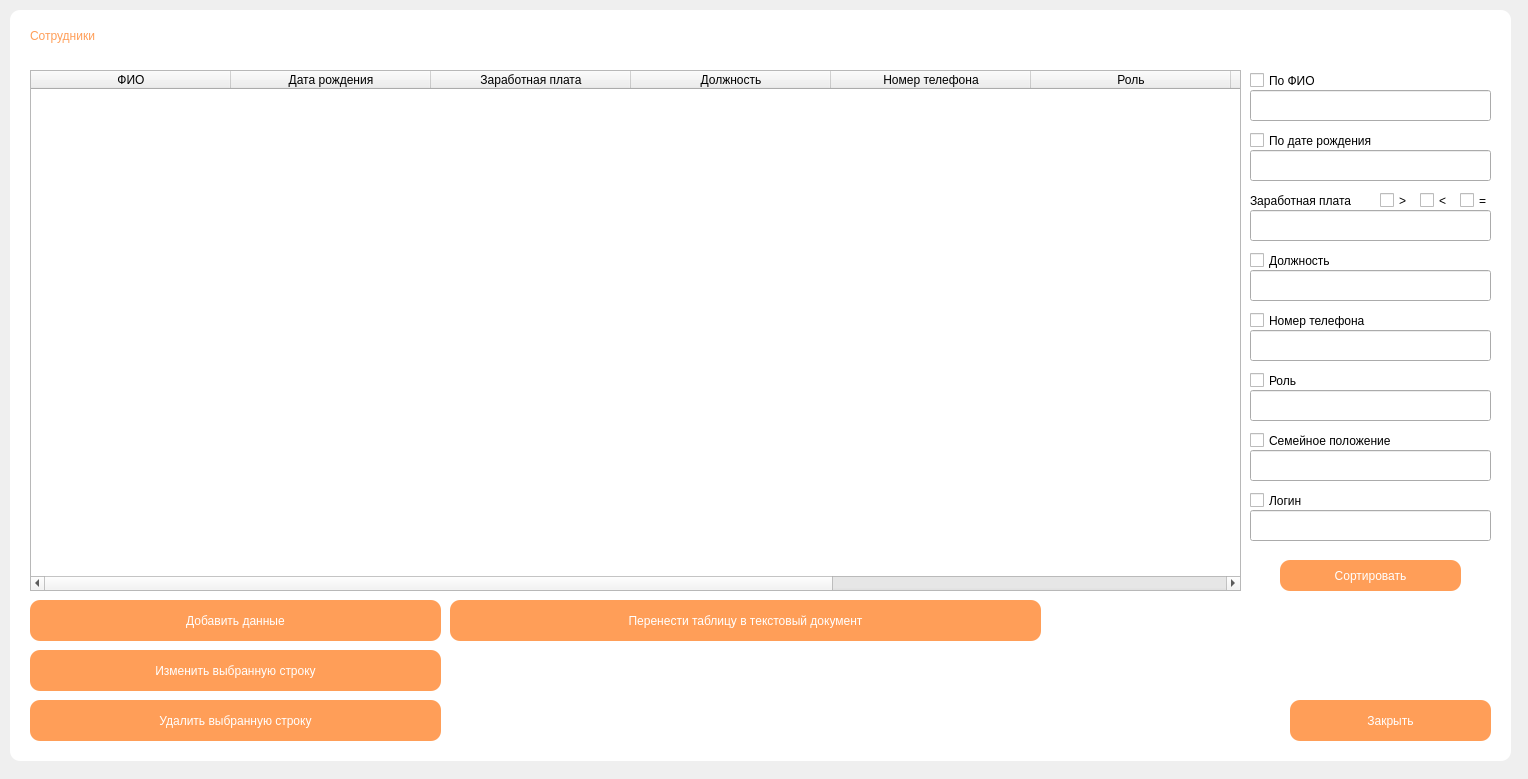
<?xml version="1.0" encoding="UTF-8"?>
<ui version="4.0">
 <class>Form011</class>
 <widget class="QWidget" name="Form011">
  <property name="geometry">
   <rect>
    <x>0</x>
    <y>0</y>
    <width>1528</width>
    <height>779</height>
   </rect>
  </property>
  <property name="windowTitle">
   <string>Работники</string>
  </property>
  <widget class="QLabel" name="label_20">
   <property name="geometry">
    <rect>
     <x>10</x>
     <y>10</y>
     <width>1501</width>
     <height>751</height>
    </rect>
   </property>
   <property name="styleSheet">
    <string notr="true">border-radius: 10px;
background-color: rgb(255, 255, 255);</string>
   </property>
   <property name="text">
    <string/>
   </property>
  </widget>
  <widget class="QTableWidget" name="tableWidget">
   <property name="geometry">
    <rect>
     <x>30</x>
     <y>70</y>
     <width>1211</width>
     <height>521</height>
    </rect>
   </property>
   <property name="maximumSize">
    <size>
     <width>16777215</width>
     <height>16777215</height>
    </size>
   </property>
   <property name="alternatingRowColors">
    <bool>false</bool>
   </property>
   <property name="verticalScrollMode">
    <enum>QAbstractItemView::ScrollPerPixel</enum>
   </property>
   <property name="gridStyle">
    <enum>Qt::SolidLine</enum>
   </property>
   <property name="sortingEnabled">
    <bool>true</bool>
   </property>
   <attribute name="horizontalHeaderCascadingSectionResizes">
    <bool>false</bool>
   </attribute>
   <attribute name="horizontalHeaderDefaultSectionSize">
    <number>200</number>
   </attribute>
   <attribute name="horizontalHeaderMinimumSectionSize">
    <number>39</number>
   </attribute>
   <attribute name="verticalHeaderShowSortIndicator" stdset="0">
    <bool>false</bool>
   </attribute>
   <column>
    <property name="text">
     <string>ФИО</string>
    </property>
   </column>
   <column>
    <property name="text">
     <string>Дата рождения</string>
    </property>
   </column>
   <column>
    <property name="text">
     <string>Заработная плата</string>
    </property>
   </column>
   <column>
    <property name="text">
     <string>Должность</string>
    </property>
   </column>
   <column>
    <property name="text">
     <string>Номер телефона</string>
    </property>
   </column>
   <column>
    <property name="text">
     <string>Роль</string>
    </property>
   </column>
   <column>
    <property name="text">
     <string>Адрес</string>
    </property>
   </column>
   <column>
    <property name="text">
     <string>Семейное положение</string>
    </property>
   </column>
   <column>
    <property name="text">
     <string>Логин</string>
    </property>
   </column>
  </widget>
  <widget class="QLabel" name="label_4">
   <property name="geometry">
    <rect>
     <x>30</x>
     <y>10</y>
     <width>201</width>
     <height>51</height>
    </rect>
   </property>
   <property name="styleSheet">
    <string notr="true">font: 25pt &quot;Century Gothic&quot;;
background-color: qlineargradient(spread:pad, x1:0, y1:0, x2:1, y2:0, stop:0 rgba(0, 0, 0, 0), stop:1 rgba(255, 255, 255, 0));
color: rgb(255, 158, 88);</string>
   </property>
   <property name="text">
    <string>Сотрудники</string>
   </property>
  </widget>
  <widget class="QPushButton" name="pushButton_5">
   <property name="geometry">
    <rect>
     <x>30</x>
     <y>700</y>
     <width>411</width>
     <height>41</height>
    </rect>
   </property>
   <property name="styleSheet">
    <string notr="true">font: 20pt &quot;Century Gothic&quot;;
color: rgb(255, 255, 255);
border-width: 50px;
border-radius: 10px;
background-color: rgb(255, 158, 88);</string>
   </property>
   <property name="text">
    <string>Удалить выбранную строку</string>
   </property>
  </widget>
  <widget class="QPushButton" name="pushButton_4">
   <property name="geometry">
    <rect>
     <x>30</x>
     <y>650</y>
     <width>411</width>
     <height>41</height>
    </rect>
   </property>
   <property name="styleSheet">
    <string notr="true">font: 20pt &quot;Century Gothic&quot;;
color: rgb(255, 255, 255);
border-width: 50px;
border-radius: 10px;
background-color: rgb(255, 158, 88);</string>
   </property>
   <property name="text">
    <string>Изменить выбранную строку</string>
   </property>
  </widget>
  <widget class="QPushButton" name="pushButton_3">
   <property name="geometry">
    <rect>
     <x>30</x>
     <y>600</y>
     <width>411</width>
     <height>41</height>
    </rect>
   </property>
   <property name="styleSheet">
    <string notr="true">font: 20pt &quot;Century Gothic&quot;;
color: rgb(255, 255, 255);
border-width: 50px;
border-radius: 10px;
background-color: rgb(255, 158, 88);</string>
   </property>
   <property name="text">
    <string>Добавить данные</string>
   </property>
  </widget>
  <widget class="QCheckBox" name="checkBox_2">
   <property name="geometry">
    <rect>
     <x>1250</x>
     <y>120</y>
     <width>141</width>
     <height>41</height>
    </rect>
   </property>
   <property name="styleSheet">
    <string notr="true">font: 10pt &quot;Century Gothic&quot;;</string>
   </property>
   <property name="text">
    <string>По дате рождения</string>
   </property>
  </widget>
  <widget class="QCheckBox" name="checkBox">
   <property name="geometry">
    <rect>
     <x>1250</x>
     <y>60</y>
     <width>141</width>
     <height>41</height>
    </rect>
   </property>
   <property name="styleSheet">
    <string notr="true">font: 10pt &quot;Century Gothic&quot;;</string>
   </property>
   <property name="text">
    <string>По ФИО</string>
   </property>
  </widget>
  <widget class="QLineEdit" name="lineEdit">
   <property name="geometry">
    <rect>
     <x>1250</x>
     <y>90</y>
     <width>241</width>
     <height>31</height>
    </rect>
   </property>
   <property name="styleSheet">
    <string notr="true">font: 12pt &quot;Century Gothic&quot;;</string>
   </property>
   <property name="text">
    <string/>
   </property>
  </widget>
  <widget class="QLineEdit" name="lineEdit_2">
   <property name="geometry">
    <rect>
     <x>1250</x>
     <y>150</y>
     <width>241</width>
     <height>31</height>
    </rect>
   </property>
   <property name="styleSheet">
    <string notr="true">font: 12pt &quot;Century Gothic&quot;;</string>
   </property>
   <property name="text">
    <string/>
   </property>
  </widget>
  <widget class="QCheckBox" name="checkBox_3">
   <property name="geometry">
    <rect>
     <x>1380</x>
     <y>180</y>
     <width>31</width>
     <height>41</height>
    </rect>
   </property>
   <property name="styleSheet">
    <string notr="true">font: 10pt &quot;Century Gothic&quot;;</string>
   </property>
   <property name="text">
    <string>&gt;</string>
   </property>
  </widget>
  <widget class="QCheckBox" name="checkBox_5">
   <property name="geometry">
    <rect>
     <x>1460</x>
     <y>180</y>
     <width>31</width>
     <height>41</height>
    </rect>
   </property>
   <property name="styleSheet">
    <string notr="true">font: 10pt &quot;Century Gothic&quot;;</string>
   </property>
   <property name="text">
    <string>=</string>
   </property>
  </widget>
  <widget class="QLineEdit" name="lineEdit_3">
   <property name="geometry">
    <rect>
     <x>1250</x>
     <y>210</y>
     <width>241</width>
     <height>31</height>
    </rect>
   </property>
   <property name="styleSheet">
    <string notr="true">font: 12pt &quot;Century Gothic&quot;;</string>
   </property>
   <property name="text">
    <string/>
   </property>
  </widget>
  <widget class="QCheckBox" name="checkBox_4">
   <property name="geometry">
    <rect>
     <x>1420</x>
     <y>180</y>
     <width>31</width>
     <height>41</height>
    </rect>
   </property>
   <property name="styleSheet">
    <string notr="true">font: 10pt &quot;Century Gothic&quot;;</string>
   </property>
   <property name="text">
    <string>&lt;</string>
   </property>
  </widget>
  <widget class="QLabel" name="label">
   <property name="geometry">
    <rect>
     <x>1250</x>
     <y>190</y>
     <width>131</width>
     <height>21</height>
    </rect>
   </property>
   <property name="styleSheet">
    <string notr="true">font: 10pt &quot;Century Gothic&quot;;</string>
   </property>
   <property name="text">
    <string>Заработная плата</string>
   </property>
  </widget>
  <widget class="QCheckBox" name="checkBox_6">
   <property name="geometry">
    <rect>
     <x>1250</x>
     <y>240</y>
     <width>141</width>
     <height>41</height>
    </rect>
   </property>
   <property name="styleSheet">
    <string notr="true">font: 10pt &quot;Century Gothic&quot;;</string>
   </property>
   <property name="text">
    <string>Должность</string>
   </property>
  </widget>
  <widget class="QLineEdit" name="lineEdit_4">
   <property name="geometry">
    <rect>
     <x>1250</x>
     <y>270</y>
     <width>241</width>
     <height>31</height>
    </rect>
   </property>
   <property name="styleSheet">
    <string notr="true">font: 12pt &quot;Century Gothic&quot;;</string>
   </property>
   <property name="text">
    <string/>
   </property>
  </widget>
  <widget class="QCheckBox" name="checkBox_7">
   <property name="geometry">
    <rect>
     <x>1250</x>
     <y>300</y>
     <width>141</width>
     <height>41</height>
    </rect>
   </property>
   <property name="styleSheet">
    <string notr="true">font: 10pt &quot;Century Gothic&quot;;</string>
   </property>
   <property name="text">
    <string>Номер телефона</string>
   </property>
  </widget>
  <widget class="QLineEdit" name="lineEdit_5">
   <property name="geometry">
    <rect>
     <x>1250</x>
     <y>330</y>
     <width>241</width>
     <height>31</height>
    </rect>
   </property>
   <property name="styleSheet">
    <string notr="true">font: 12pt &quot;Century Gothic&quot;;</string>
   </property>
   <property name="text">
    <string/>
   </property>
  </widget>
  <widget class="QLineEdit" name="lineEdit_6">
   <property name="geometry">
    <rect>
     <x>1250</x>
     <y>390</y>
     <width>241</width>
     <height>31</height>
    </rect>
   </property>
   <property name="styleSheet">
    <string notr="true">font: 12pt &quot;Century Gothic&quot;;</string>
   </property>
   <property name="text">
    <string/>
   </property>
  </widget>
  <widget class="QCheckBox" name="checkBox_8">
   <property name="geometry">
    <rect>
     <x>1250</x>
     <y>360</y>
     <width>141</width>
     <height>41</height>
    </rect>
   </property>
   <property name="styleSheet">
    <string notr="true">font: 10pt &quot;Century Gothic&quot;;</string>
   </property>
   <property name="text">
    <string>Роль</string>
   </property>
  </widget>
  <widget class="QCheckBox" name="checkBox_9">
   <property name="geometry">
    <rect>
     <x>1250</x>
     <y>420</y>
     <width>181</width>
     <height>41</height>
    </rect>
   </property>
   <property name="styleSheet">
    <string notr="true">font: 10pt &quot;Century Gothic&quot;;</string>
   </property>
   <property name="text">
    <string>Семейное положение</string>
   </property>
  </widget>
  <widget class="QLineEdit" name="lineEdit_7">
   <property name="geometry">
    <rect>
     <x>1250</x>
     <y>450</y>
     <width>241</width>
     <height>31</height>
    </rect>
   </property>
   <property name="styleSheet">
    <string notr="true">font: 12pt &quot;Century Gothic&quot;;</string>
   </property>
   <property name="text">
    <string/>
   </property>
  </widget>
  <widget class="QLineEdit" name="lineEdit_8">
   <property name="geometry">
    <rect>
     <x>1250</x>
     <y>510</y>
     <width>241</width>
     <height>31</height>
    </rect>
   </property>
   <property name="styleSheet">
    <string notr="true">font: 12pt &quot;Century Gothic&quot;;</string>
   </property>
   <property name="text">
    <string/>
   </property>
  </widget>
  <widget class="QCheckBox" name="checkBox_10">
   <property name="geometry">
    <rect>
     <x>1250</x>
     <y>480</y>
     <width>181</width>
     <height>41</height>
    </rect>
   </property>
   <property name="styleSheet">
    <string notr="true">font: 10pt &quot;Century Gothic&quot;;</string>
   </property>
   <property name="text">
    <string>Логин</string>
   </property>
  </widget>
  <widget class="QPushButton" name="pushButton_2">
   <property name="geometry">
    <rect>
     <x>1290</x>
     <y>700</y>
     <width>201</width>
     <height>41</height>
    </rect>
   </property>
   <property name="styleSheet">
    <string notr="true">font: 20pt &quot;Century Gothic&quot;;
color: rgb(255, 255, 255);
border-width: 50px;
border-radius: 10px;
background-color: rgb(255, 158, 88);</string>
   </property>
   <property name="text">
    <string>Закрыть</string>
   </property>
  </widget>
  <widget class="QPushButton" name="pushButton">
   <property name="geometry">
    <rect>
     <x>1280</x>
     <y>560</y>
     <width>181</width>
     <height>31</height>
    </rect>
   </property>
   <property name="styleSheet">
    <string notr="true">font: 15pt &quot;Century Gothic&quot;;
color: rgb(255, 255, 255);
border-width: 50px;
border-radius: 10px;
background-color: rgb(255, 158, 88);</string>
   </property>
   <property name="text">
    <string>Сортировать</string>
   </property>
  </widget>
  <widget class="QPushButton" name="pushButton_6">
   <property name="geometry">
    <rect>
     <x>450</x>
     <y>600</y>
     <width>591</width>
     <height>41</height>
    </rect>
   </property>
   <property name="styleSheet">
    <string notr="true">font: 20pt &quot;Century Gothic&quot;;
color: rgb(255, 255, 255);
border-width: 50px;
border-radius: 10px;
background-color: rgb(255, 158, 88);</string>
   </property>
   <property name="text">
    <string>Перенести таблицу в текстовый документ</string>
   </property>
  </widget>
 </widget>
 <resources/>
 <connections/>
</ui>
